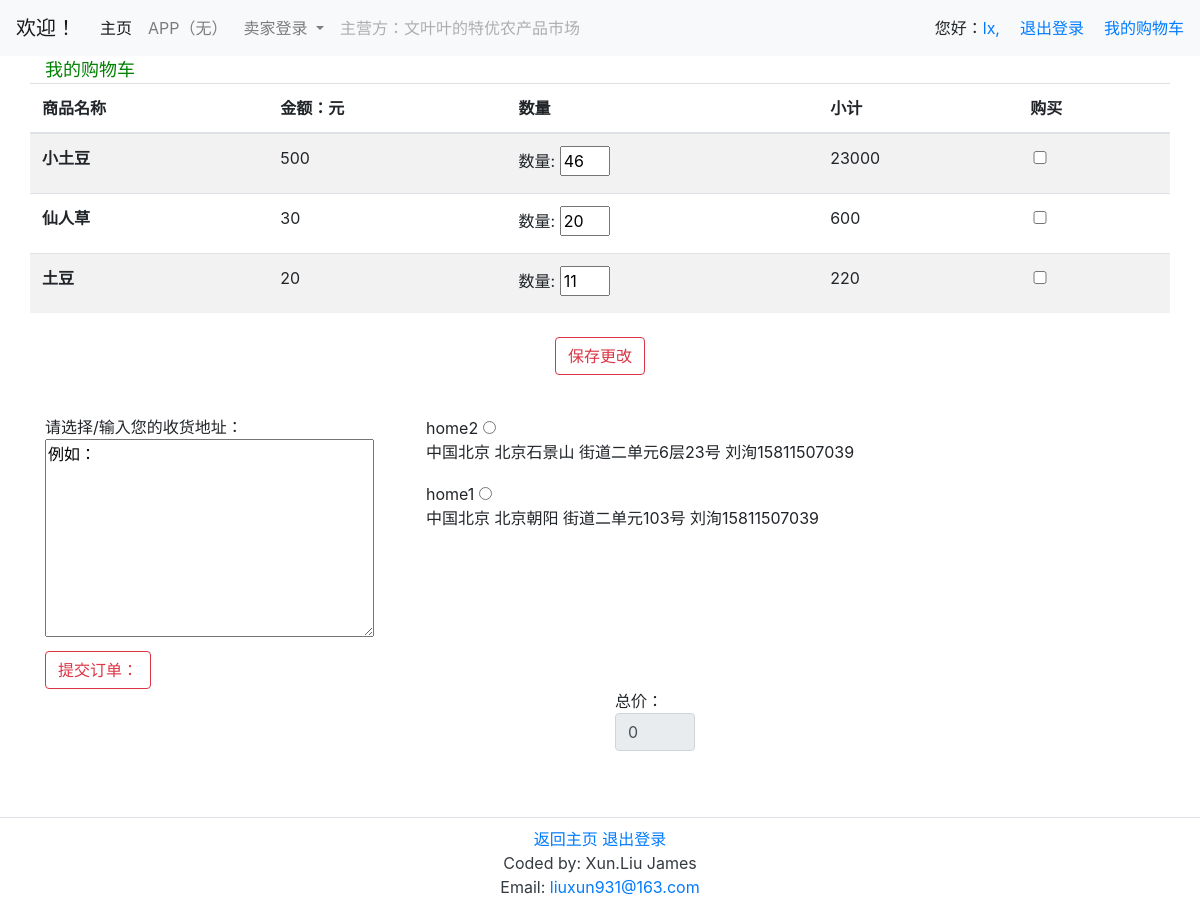
The page /Cart/ (signed in) on the database its author committed.
### Product/models.py (models this page shows)
class Products(models.Model):
    name = models.CharField(max_length=32)
    catalog =  models.CharField(max_length=18, blank = True)
    unit = models.CharField(max_length=12, blank = True)
    unit_price = models.PositiveIntegerField(default = 0,)
    place = models.CharField(max_length=18, blank = True)
    details = models.TextField(blank = True)
    is_onsale = models.BooleanField(default = True,)
    def __str__(self):
        return self.name

### User/models.py (models this page shows, shortened)
class UserAddr(models.Model):
    user = models.ForeignKey('EndUser', on_delete=models.CASCADE,)
    addr_name = models.CharField(max_length=24, default="我的地址", verbose_name='地址别名')
    country = models.CharField(max_length=12, default="中国", verbose_name='国家')
    province = models.CharField(max_length=12, default="北京", verbose_name='省份')
    City = models.CharField(max_length=12, default="北京", verbose_name='城市')
    District = models.CharField(max_length=12, default="朝阳", verbose_name='区/县')
    Street = models.CharField(max_length=24, default="街道", verbose_name='街道')
    Details = models.CharField(max_length=24, default="地址", verbose_name='详细地址')
    Receiver_name = models.CharField(max_length=16, default="收货人", verbose_name='收货人')
    Receiver_phone = models.CharField(max_length=12, default="联系电话", verbose_name='电话')

### Cart/views.py (the view)
# urls.py: path(r'', views.CartView.as_view(), name ='cartview' ),
class CartView(MyPermRequireMixin,TemplateView):
    permission_required = ('Cart.view_cart')
    template_name = 'Cart/cart.html'
    '''
    1. 进入本人的购物车，列出本人加入购物车的产品和总价计算。（参考京东）
    2. 购物车中的增删查改（ajax or form）
    '''
    def get_context_data(self, **kwargs):
        context = super().get_context_data(**kwargs)
        context['cart'] = Cart.objects.filter(user = self.request.user.enduser)
        context['products'] = Products.objects.filter(pk = 0)
        context['items'] = tuple('')
        context['list'] = []
        for i in range(len(context['cart'])):
            context['products'] = context['products'] | Products.objects.filter(pk = context['cart'][i].products_id)
        k=0
        for i in range(len(context['cart'])):
            context['items'] += ((str(context['cart'][i].products) ,int(context['products'][i].unit_price), int(context['cart'][i].quantity ),k),)
            context['list'] += [k]
            k += 1
        context['addrs'] = UserAddr.objects.filter(user = self.request.user.enduser)
        return context

### templates/Cart/cart.html (shortened to what this page needs)
{% extends "base_layer2.html" %}
{% load static %}
{% block cart %}
<div class="container">
<div class="row" id="row1">
	<div class="col-md-4  ">
	<a style="color:green;font-size:large;padding-bottom:25px;padding-top:30px;">我的购物车</a>
	</div>
</div>
<div class="row" id="row2">
<div class="col-12">
<form method="post" action="/Pay/" > {% csrf_token %}
<div class="form-group">
	<div class="row" id="row2.1-table">
		<table id="cart-table" class="table table-striped table-hover" >
			<thead>
				<tr>
					<th scope="col">商品名称</th>
					<th scope="col">金额：元</th>
					<th scope="col">数量</th>
					<th scope="col">小计</th>
					<th scope="col">购买</th>
				</tr>
			</thead>
			<tbody>
			{% for t in items %}
				<tr>
					<th scope="row">{{t.0}}</th>
					<td> {{ t.1 }}</td>
					<td>
						<label for="qnt-input" >数量: </label>
						<input type="number" id="qnt-{{t.3}}" name="ipt-{{t.3}}" style="width:50px;" value="{{t.2}}" > </input>
					</td>
					<td>
					</td>
					<td>
						<input type="checkbox" name="mycheckbox" id="ckb-{{t.3}}" style="width:20px;" />
					</td>
				</tr>
			{% endfor %}
			  </tbody>
		</table>
	</div>
	<div class="row" >
	<div class="col-md-4 offset-4 text-center">
	<div id="updatecart" class="btn btn-outline-danger">保存更改</div>
	</div></div>
	<div class="row show-grid row-cols-2" id ="row2.3-ChoseAddr" style="padding-top:40px;">
		<div class="col-md-4 ">
			<a>请选择/输入您的收货地址：</a><br>
			<textarea id="addressbox" name="addressbox" cols="30" rows="8">例如：</textarea>
		</div>
		<div class="col-md-8 col-md-offset-4">
			<table>
			{% for addr in addrs %}
				<tr>
				<td>
			<a>{{addr.addr_name}}</a>
			<input name="myaddr" type="radio" onclick="getaddress(this);"/>
			<p>
			{{addr.country}}{{addr.province}}
			{{addr.City}}{{addr.District}}
			{{addr.Street}}{{addr.Details}}
			{{addr.Receiver_name}}{{addr.Receiver_phone}}
			</p>
				</td>
				</tr>
				{% endfor %}
			</table>
		</div>
	</div>
	<div class="row row-cols-2" id="row2.2-submit" >
	<div class="col-md-6 ">
	<button  id="btn-sum" class="btn btn-outline-danger" type="submit" value="Save" >提交订单：</button>
	</div>
	<div class="col-md-4 offset-6">
	<a> 总价：</a>
	<input id="sum-order" name="sum-cart" type="value" class="form-control" style="width:80px;" readonly="true" />
	</div>
	</div>
</div>
</form>
</div>
</div>
</div>
{% endblock %}

### templates/base.html (shortened to what this page needs)
<!DOCTYPE html>
<html lang="en">
{% load static %}
<head>
	<link rel="stylesheet" href="{% static "bootstrap/bootstrap.css" %}">
	<link rel="stylesheet" href="{% static "chartjs/Chart.css" %}">
</head>
<body>
	<div>
	<nav class="navbar navbar-expand-lg navbar-light bg-light">
		<a class="navbar-brand" href="#">欢迎！</a>
		<div class="collapse navbar-collapse" id="navbarSupportedContent">
			<ul class="navbar-nav mr-auto">
				<li class="nav-item active">
					<a class="nav-link" href="/Portal/">主页 <span class="sr-only">(current)</span></a>
				</li>
				<li class="nav-item">
					<a class="nav-link" href="/Portal/">APP（无）</a>
				</li>
				<li class="nav-item dropdown">
					<a class="nav-link dropdown-toggle" href="/Fmarket/" id="navbarDropdown" role="button" data-toggle="dropdown" aria-haspopup="true" aria-expanded="false">
				卖家登录
					</a>
				</li>
				<li class="nav-item">
					<a class="nav-link disabled" href="#">主营方：文叶叶的特优农产品市场</a>
				</li>
			</ul>
			<div class="form-inline my-2 my-lg-0">
				{% if user.username == '' %}
					<p><a href="/accounts/login/"><div class="">登录</div></a><p/>
				{% else %}
					<p>
						<div>您好：<a href="/User/home/">{{user.username}}, </a></div>
						<div style="margin-left:20px;"><a href='/accounts/logout/'> 退出登录</a></div>
						</p>
					<p>
						<div style="margin-left:20px;"><a href="/Cart/"> 我的购物车</a></div>
					</p>
				{% endif%}
			</div>
			</div>
			</div>
	{% block layer2 %}
	{% endblock %}
<div class="container">
	<div class="row"  style="height:50px;">
	</div>
</div>
<div class="footer bg-white .bg-gradient-success text-dark modal-footer ">
<div class="container">
<div class="row">
<div class="col-6 offset-md-3">
	  	<div class="col-md-6 offset-md-3">
			<div class ="text-center"  style="">
				<a href = '/Portal/'>返回主页</a>
				<a href = '/accounts/logout'> 退出登录</a>
				<p>Coded by: Xun.Liu James Email: <a href="mailto:liuxun931@163.com">liuxun931@163.com</a></p>
			</div>
		</div>
</div>
</div>
</div>
</div>
</body>
</html>

### templates/base.html (style rules this page uses)
.footer { display: flex; justify-content: center; padding: 5px; padding-bottom:0; background-color: black; color: #fff; }

### rows shown on the page
Products: name "小土豆"
Products: name "仙人草"
Products: name "土豆"
UserAddr: addr_name "home2", country "中国", province "北京", City "北京", District "石景山", Street "街道", Details "二单元6层23号", Receiver_name "刘洵", Receiver_phone "15811507039"
UserAddr: addr_name "home1", country "中国", province "北京", City "北京", District "朝阳", Street "街道", Details "二单元103号", Receiver_name "刘洵", Receiver_phone "15811507039"

### other values the page prints
{{ user.username }} "lx"
{{ t.1 }} "500" "30" "20"
